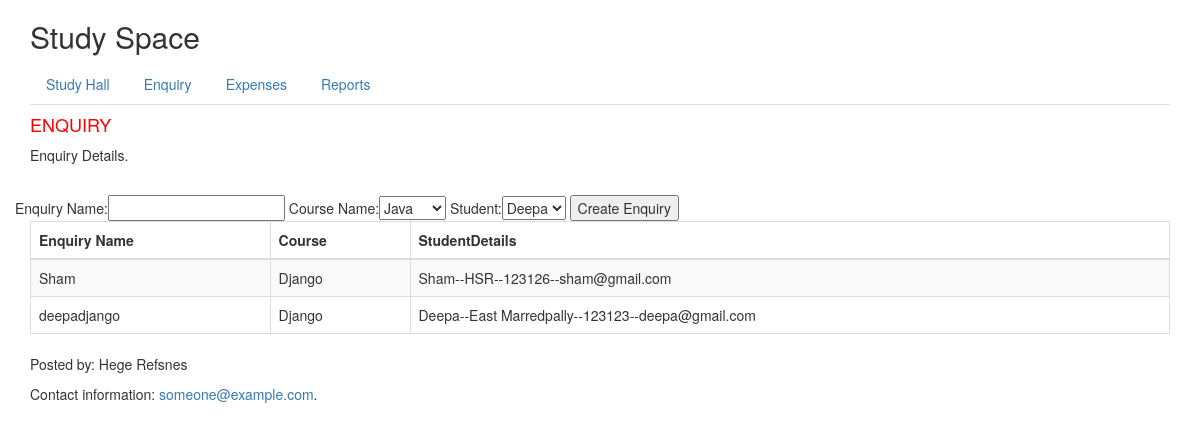
The app's page /enquiries/, older data.
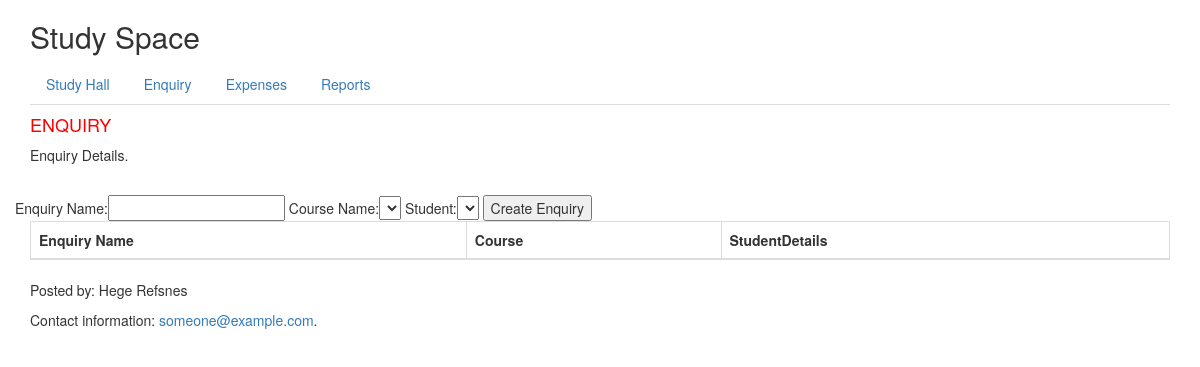
The same page, newer data.
### app1/models.py (models this page shows, shortened)
class NameModel(models.Model):
	name = models.CharField(max_length=250, unique=True)
	class Meta:
		abstract=True

class Enquiry(NameModel):
	course=models.ForeignKey(Course)
	student=models.ForeignKey(Student)

class Course(NameModel):
	def __str__(self):
		return "%s" %(self.name)

class Student(NameModel):
	address=models.TextField(max_length=250)
	phone=models.IntegerField()
	email=models.CharField(max_length=250)
	def __str__(self):
		return "%s--%s--%s--%s"%(self.name,self.address,self.phone,self.email)

### app1/views.py (the view, shortened to what this page needs)
# urls.py: url(r'^enquiries/' , viewenquiries),
def viewenquiries(request):
	data=request.POST
	enq = Enquiry.objects.all()
	cour = Course.objects.all()
	stud = Student.objects.all()
	return render(request, "app1/enquiry.html" , {"dataenqs":enq,
												  "datacourse":cour,
												  "datastudent":stud})

### app1/templates/app1/enquiry.html
{% extends "app1/base.html" %}
{% block pageheader %}
ENQUIRY
{% endblock %}
{% block content %}
      <p>Enquiry Details.</p><br>
      <div class="row">
        <form method="post">{% csrf_token %}
          Enquiry Name:<input type="text" name="enq_name">
          Course Name:<select name="enq_course">
            {% for course in datacourse %}
            <option value="{{course.id}}">{{course.name}}</option>
            {% endfor %}
          </select>
          Student:<select name="enq_student">
            {% for student in datastudent %}
            <option value="{{student.id}}">{{student.name}}</option>
            {% endfor %}
          </select>
          <input type="submit" name="enquiry" value="Create Enquiry">
        </form>
      </div>
      <div>
      <table id="example" class="table table-striped table-bordered" style="width:100%">
        <thead>
            <tr><th> Enquiry Name </th>
                <th> Course </th><th> StudentDetails </th> </tr>
        </thead>
        <tbody>
            {% for enq in dataenqs %}
             <tr><td>{{enq.name}}</td>
                 <td>{{enq.course}}</td>
                 <td>{{enq.student}}</td></tr>
            {% endfor %}
        </tbody>
      </table>
   {% endblock %}

Row changes from the older to the newer data that the page shows:
removed Enquiry: name "Sham", course "Django", student "Sham--HSR--123126--sham@gmail.com"
removed Enquiry: name "deepadjango", course "Django", student "Deepa--East Marredpally--123123--deepa@gmail.com"
Text that changed along with them:
form field enq_course: "Java" → (not shown)
form field enq_student: "Deepa" → (not shown)
